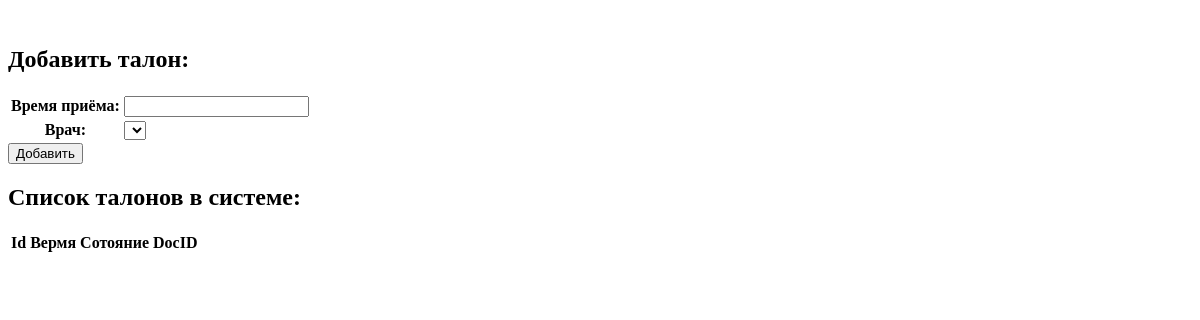
/createTicket/, run on an earlier commit of the app's database.
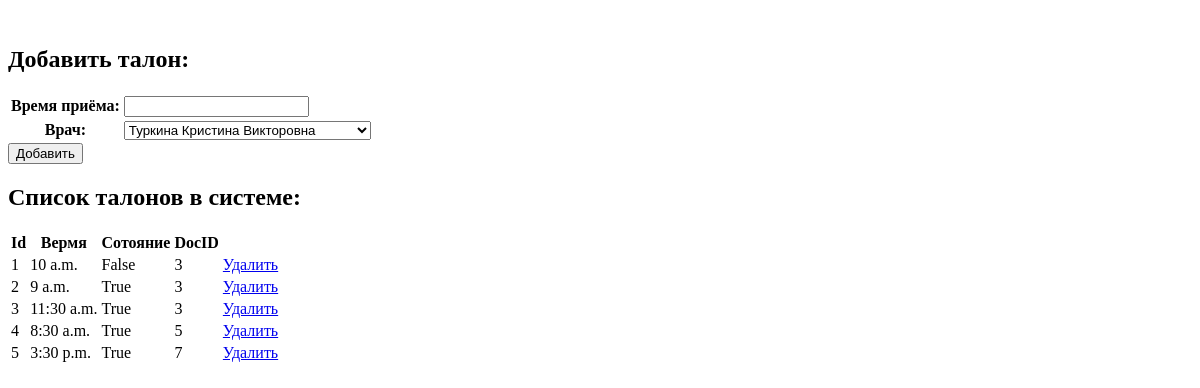
And on a later commit of the database.
### firstapp/models.py (models this page shows)
class Ticket(models.Model):
    time = models.TimeField()
    isBusy = models.BooleanField()
    docID = models.IntegerField()
    patID = models.IntegerField()

### firstapp/views.py (the view, shortened to what this page needs)
# urls.py: path('createTicket/', views.createTicket),
def createTicket(request):
    doctors = Doctor.objects.all()
    tickets = Ticket.objects.all()
    ticketForm = TicketForm()
    itemsDoctor = list()
    for doctor in doctors:
        itemsDoctor.append([doctor.id, doctor.surname+" "+doctor.name+" "+doctor.patronymic ])
    ticketForm.fields["docID"].choices = itemsDoctor
    data = {"form": ticketForm, "tickets": tickets }
    return render(request, "createTicket.html", context=data)

### firstapp/forms.py
class TicketForm(forms.Form):
      time = forms.TimeField(label="Время приёма")
      docID = forms.ChoiceField(label="Врач")

### templates/createTicket.html (shortened to what this page needs)
﻿<!DOCTYPE html>
<html lang="en" xmlns="http://www.w3.org/1999/xhtml">
<head>
</head>
<body>
    <h2>Добавить талон:</h2>
    <form method="POST">
        <table>
            {{ form }}
        </table>
        <input type="submit" value="Добавить">
    </form>
    <h2>Список талонов в системе:</h2>
    <table>
        <tr><th>Id</th><th>Вермя</th><th>Сотояние</th><th>DocID</th></tr>
        {% for ticket in tickets %}
        <tr>
            <td>{{ ticket.id }}</td>
            <td>{{ ticket.time }}</td>
            <td>{{ ticket.isBusy }}</td>
            <td>{{ ticket.docID }}</td>
            <td><a href="../delTicket/{{ticket.id}}">Удалить</a></td>
        </tr>
        {% endfor %}
    </table>
</body>
</html>

What changed in the data, as far as the page shows it:
added Ticket: id "1", time "10 a.m.", isBusy "False", docID "3"
added Ticket: id "2", time "9 a.m.", isBusy "True", docID "3"
added Ticket: id "3", time "11:30 a.m.", isBusy "True", docID "3"
added Ticket: id "4", time "8:30 a.m.", isBusy "True", docID "5"
added Ticket: id "5", time "3:30 p.m.", isBusy "True", docID "7"
Also different on the page:
form field docID: (not shown) → "Туркина Кристина Викторовна"
